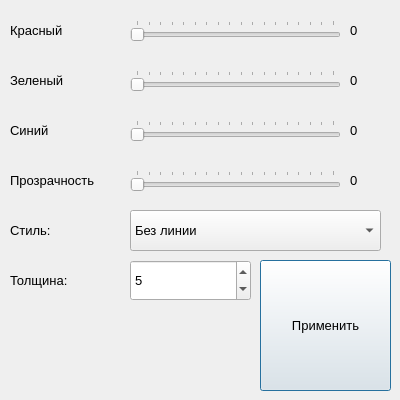
<?xml version="1.0" encoding="UTF-8"?>
<ui version="4.0">
 <class>Dialog_pen</class>
 <widget class="QDialog" name="Dialog_pen">
  <property name="geometry">
   <rect>
    <x>0</x>
    <y>0</y>
    <width>400</width>
    <height>400</height>
   </rect>
  </property>
  <property name="windowTitle">
   <string>Dialog</string>
  </property>
  <widget class="QLabel" name="label_b">
   <property name="geometry">
    <rect>
     <x>10</x>
     <y>110</y>
     <width>111</width>
     <height>41</height>
    </rect>
   </property>
   <property name="font">
    <font>
     <pointsize>10</pointsize>
    </font>
   </property>
   <property name="text">
    <string>Синий</string>
   </property>
  </widget>
  <widget class="QLabel" name="label_style">
   <property name="geometry">
    <rect>
     <x>10</x>
     <y>210</y>
     <width>111</width>
     <height>41</height>
    </rect>
   </property>
   <property name="font">
    <font>
     <pointsize>10</pointsize>
    </font>
   </property>
   <property name="text">
    <string>Стиль:</string>
   </property>
  </widget>
  <widget class="QLabel" name="label">
   <property name="geometry">
    <rect>
     <x>10</x>
     <y>260</y>
     <width>111</width>
     <height>41</height>
    </rect>
   </property>
   <property name="font">
    <font>
     <pointsize>10</pointsize>
    </font>
   </property>
   <property name="text">
    <string>Толщина:</string>
   </property>
  </widget>
  <widget class="QLabel" name="label_a">
   <property name="geometry">
    <rect>
     <x>10</x>
     <y>160</y>
     <width>111</width>
     <height>41</height>
    </rect>
   </property>
   <property name="font">
    <font>
     <pointsize>10</pointsize>
    </font>
   </property>
   <property name="text">
    <string>Прозрачность</string>
   </property>
  </widget>
  <widget class="QLabel" name="label_r">
   <property name="geometry">
    <rect>
     <x>10</x>
     <y>10</y>
     <width>111</width>
     <height>41</height>
    </rect>
   </property>
   <property name="font">
    <font>
     <pointsize>10</pointsize>
    </font>
   </property>
   <property name="text">
    <string>Красный</string>
   </property>
  </widget>
  <widget class="QSlider" name="Slider_proz">
   <property name="geometry">
    <rect>
     <x>130</x>
     <y>170</y>
     <width>211</width>
     <height>22</height>
    </rect>
   </property>
   <property name="font">
    <font>
     <pointsize>10</pointsize>
    </font>
   </property>
   <property name="maximum">
    <number>255</number>
   </property>
   <property name="value">
    <number>0</number>
   </property>
   <property name="orientation">
    <enum>Qt::Horizontal</enum>
   </property>
   <property name="tickPosition">
    <enum>QSlider::TicksAbove</enum>
   </property>
   <property name="tickInterval">
    <number>15</number>
   </property>
  </widget>
  <widget class="QLabel" name="label_g">
   <property name="geometry">
    <rect>
     <x>10</x>
     <y>60</y>
     <width>111</width>
     <height>41</height>
    </rect>
   </property>
   <property name="font">
    <font>
     <pointsize>10</pointsize>
    </font>
   </property>
   <property name="text">
    <string>Зеленый</string>
   </property>
  </widget>
  <widget class="QLabel" name="label_3">
   <property name="geometry">
    <rect>
     <x>350</x>
     <y>170</y>
     <width>41</width>
     <height>21</height>
    </rect>
   </property>
   <property name="font">
    <font>
     <pointsize>10</pointsize>
    </font>
   </property>
   <property name="text">
    <string>0</string>
   </property>
  </widget>
  <widget class="QSpinBox" name="spinBox">
   <property name="geometry">
    <rect>
     <x>130</x>
     <y>260</y>
     <width>121</width>
     <height>41</height>
    </rect>
   </property>
   <property name="font">
    <font>
     <pointsize>10</pointsize>
    </font>
   </property>
   <property name="minimum">
    <number>1</number>
   </property>
   <property name="maximum">
    <number>20</number>
   </property>
   <property name="value">
    <number>5</number>
   </property>
  </widget>
  <widget class="QComboBox" name="comboBox_penStyle">
   <property name="geometry">
    <rect>
     <x>130</x>
     <y>210</y>
     <width>251</width>
     <height>41</height>
    </rect>
   </property>
   <property name="font">
    <font>
     <pointsize>10</pointsize>
    </font>
   </property>
   <property name="currentIndex">
    <number>0</number>
   </property>
   <property name="minimumContentsLength">
    <number>0</number>
   </property>
   <property name="modelColumn">
    <number>0</number>
   </property>
   <item>
    <property name="text">
     <string>Без линии</string>
    </property>
   </item>
   <item>
    <property name="text">
     <string>Сплошная линия</string>
    </property>
   </item>
   <item>
    <property name="text">
     <string>Пунктирная линия</string>
    </property>
   </item>
   <item>
    <property name="text">
     <string>Точечная линия</string>
    </property>
   </item>
   <item>
    <property name="text">
     <string>Пунктирно-точечная линия</string>
    </property>
   </item>
   <item>
    <property name="text">
     <string>Точечно-пунктирная линия</string>
    </property>
   </item>
  </widget>
  <widget class="QSlider" name="Slider_r">
   <property name="geometry">
    <rect>
     <x>130</x>
     <y>20</y>
     <width>211</width>
     <height>21</height>
    </rect>
   </property>
   <property name="font">
    <font>
     <pointsize>10</pointsize>
    </font>
   </property>
   <property name="maximum">
    <number>255</number>
   </property>
   <property name="value">
    <number>0</number>
   </property>
   <property name="orientation">
    <enum>Qt::Horizontal</enum>
   </property>
   <property name="tickPosition">
    <enum>QSlider::TicksAbove</enum>
   </property>
   <property name="tickInterval">
    <number>15</number>
   </property>
  </widget>
  <widget class="QLabel" name="label_r_2">
   <property name="geometry">
    <rect>
     <x>350</x>
     <y>20</y>
     <width>41</width>
     <height>21</height>
    </rect>
   </property>
   <property name="font">
    <font>
     <pointsize>10</pointsize>
    </font>
   </property>
   <property name="text">
    <string>0</string>
   </property>
  </widget>
  <widget class="QSlider" name="Slider_g">
   <property name="geometry">
    <rect>
     <x>130</x>
     <y>70</y>
     <width>211</width>
     <height>22</height>
    </rect>
   </property>
   <property name="font">
    <font>
     <pointsize>10</pointsize>
    </font>
   </property>
   <property name="maximum">
    <number>255</number>
   </property>
   <property name="value">
    <number>0</number>
   </property>
   <property name="orientation">
    <enum>Qt::Horizontal</enum>
   </property>
   <property name="tickPosition">
    <enum>QSlider::TicksAbove</enum>
   </property>
   <property name="tickInterval">
    <number>15</number>
   </property>
  </widget>
  <widget class="QLabel" name="label_g_2">
   <property name="geometry">
    <rect>
     <x>350</x>
     <y>70</y>
     <width>41</width>
     <height>21</height>
    </rect>
   </property>
   <property name="font">
    <font>
     <pointsize>10</pointsize>
    </font>
   </property>
   <property name="text">
    <string>0</string>
   </property>
  </widget>
  <widget class="QSlider" name="Slider_b">
   <property name="geometry">
    <rect>
     <x>130</x>
     <y>120</y>
     <width>211</width>
     <height>21</height>
    </rect>
   </property>
   <property name="font">
    <font>
     <pointsize>10</pointsize>
    </font>
   </property>
   <property name="maximum">
    <number>255</number>
   </property>
   <property name="value">
    <number>0</number>
   </property>
   <property name="orientation">
    <enum>Qt::Horizontal</enum>
   </property>
   <property name="tickPosition">
    <enum>QSlider::TicksAbove</enum>
   </property>
   <property name="tickInterval">
    <number>15</number>
   </property>
  </widget>
  <widget class="QLabel" name="label_b_2">
   <property name="geometry">
    <rect>
     <x>350</x>
     <y>120</y>
     <width>41</width>
     <height>21</height>
    </rect>
   </property>
   <property name="font">
    <font>
     <pointsize>10</pointsize>
    </font>
   </property>
   <property name="text">
    <string>0</string>
   </property>
  </widget>
  <widget class="my_widget" name="widget" native="true">
   <property name="geometry">
    <rect>
     <x>10</x>
     <y>310</y>
     <width>241</width>
     <height>81</height>
    </rect>
   </property>
   <property name="font">
    <font>
     <pointsize>10</pointsize>
    </font>
   </property>
  </widget>
  <widget class="QPushButton" name="pushButton_ok">
   <property name="geometry">
    <rect>
     <x>260</x>
     <y>260</y>
     <width>131</width>
     <height>131</height>
    </rect>
   </property>
   <property name="font">
    <font>
     <pointsize>10</pointsize>
    </font>
   </property>
   <property name="text">
    <string>Применить</string>
   </property>
  </widget>
 </widget>
 <customwidgets>
  <customwidget>
   <class>my_widget</class>
   <extends>QWidget</extends>
   <header location="global">my_widget.h</header>
   <container>1</container>
  </customwidget>
 </customwidgets>
 <tabstops>
  <tabstop>Slider_r</tabstop>
  <tabstop>Slider_g</tabstop>
  <tabstop>Slider_b</tabstop>
  <tabstop>Slider_proz</tabstop>
  <tabstop>comboBox_penStyle</tabstop>
  <tabstop>spinBox</tabstop>
  <tabstop>pushButton_ok</tabstop>
 </tabstops>
 <resources/>
 <connections/>
</ui>
